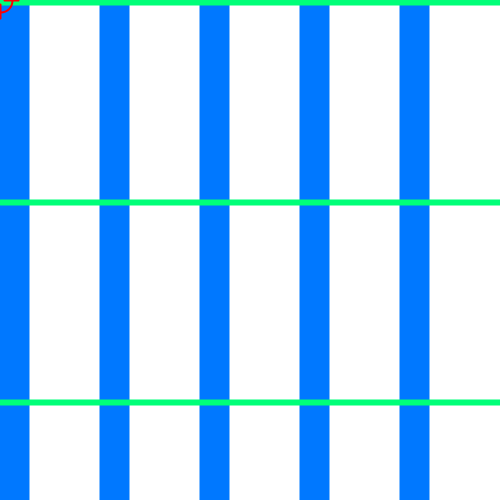
Frame 1 (no input)
Frame 60 (the mouse pressed at the canvas centre just before this capture): identical to frame 1, image omitted
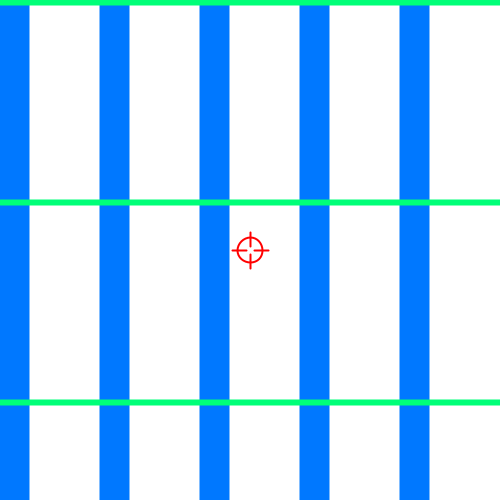
Frame 120 (the mouse held since frame 60 and released just before this capture)

The Processing sketch that drew these frames (run headless with seeded random() and noise(); from frame 60 on, the mouse is pressed at the canvas centre):

// Processing sketch: processing_79155
// ── processing_79155.pde

//Global variables
//movement variables
int x = 0; //variable for the x direction
int y = 0; //variable for the y direction
int speedX = 5; //variable for the horezontal speed
int speedY = 1; //varable for the virtical speed
int gravity = 1; //variable for gravity

//interaction variables
boolean click = false; //variable for click
boolean pressed = false; //variable for key pressed
int xMouse; //variable to record the x click position
int yMouse; //variable to record the y click position

//setup
void setup() {
  size (500, 500); // sets the page size
  smooth(); //gives averything smooth edges 
}

//drawing
void draw() {
  background (255); //refreshes screen
  for (int i = 14; i < height; i = i+100) {
    strokeWeight (30);
    stroke(0, 120, 255);
    line (i, 0, i, height);
  }
  for (int i =2; i < width; i = i +200) {
    strokeWeight(6);
    stroke(0, 255, 120);
    line (0, i, width, i);
  } 
  
  speedY = speedY+gravity; //applies gravity
  x =x +speedX; //moves the robot horezontally
  y =y +speedY; //moves the robot virtically
  
  if (xMouse > 80 //ensured that the robot cannot be spawned/drawn outside the screen
  && xMouse  < width-80 
  && yMouse < height-30 
  && yMouse > 165 
  && pressed) { 
  
    spawnRobot(); //draws the robot
    
  //side boundaries
    if (x < 80 || x > width-80) { 
      speedX *= -1; //reverses polarity/direction
    }
    if (y < 165 || y > height-130) { //top and bottom boundaries
      speedY *= -1; //reverses direction
    } 
    if (y > height-130) { //constrain y to floor
      y = height-130;
    }
  } else {
    //reset movement variables
      x = 0; 
      y = 0; 
      speedX = 5; 
      speedY = 1; 
      gravity = 1; 
  } 
  
  if (pressed && click) { //lasers cannot be fired unless the robot has been spawned 
    drawLazer();
}
  drawCrosshairs(); //draws the crosshairs
}
  

void mousePressed() { //switches the state of "click" when the mouse is clicked
  click = !click;
  
}
  
void keyPressed() { 
  //switches thw state of 'pressed' when a key is pressed
  pressed = !pressed;
  click = false;
  //sets start position
  y = mouseY;
  x = mouseX;
  //records the mouse position on click
  xMouse = mouseX;
  yMouse = mouseY;
  
}

void drawCrosshairs() { //function to draw the crosshairs
  strokeWeight(2);
  stroke(255, 0, 0);
  noFill();
  ellipse (mouseX, mouseY, 25, 25);
  line (mouseX, mouseY-4, mouseX, mouseY- 18);
  line (mouseX, mouseY+4, mouseX, mouseY+ 18);
  line (mouseX-4, mouseY, mouseX- 18, mouseY);
  line (mouseX+4, mouseY, mouseX+ 18, mouseY);
}

void drawLazer() { //function to draw the lasers
  //left laser
  strokeWeight (6);
  stroke (255, 0, 0, 150);
  line (x-30, y-105, pmouseX-2, pmouseY);
  strokeWeight(2);
  stroke (255);
  line (x-30, y-105, pmouseX-2, pmouseY);
   //right laser
  stroke (255, 0, 0, 150);
  strokeWeight(6);
  line (x+30, y-105, pmouseX+2, pmouseY);
  stroke (255);
  strokeWeight(2);
  line (x+30, y-105, pmouseX+2, pmouseY);
}

void spawnRobot() { //function to draw the robot
 
//head
  fill (150); // sets the fill colour to medium grey
  stroke (0); // sets the outline to black
  strokeWeight (2); // sets the line width to 2px
  rectMode (CENTER); // sets the rect mode to center
  rect (x, y-95, 100, 75); // draws the main rectangle of the head
  rect (x-53, y-95, 6, 20); //draws the left side "ear"
  rect (x+53, y-95, 6, 20); //draws the right side "ear"
//face
  fill (0); //sets the mouth fill colour to black
  rect (x, y-75, 50, 10); // draws the mouth
  fill (255, 0, 0); // sets the eye fill colour to red
  ellipse (x-30, y-105, 20, 20); // draws the left eye
  ellipse (x+30, y-105, 20, 20); // draws the right eye
//antennae
  strokeWeight (4); // sets the line width to 4px
  line (x-10, y-134, x-30, y-165); //draws the left antennae 
  line (x+10, y-134, x+30, y-165); //draws the right antennae
//neck
  fill (100); //sets the fill colour to dark grey
  strokeWeight (2); //sets the line width to 2px
  rect (x, y-53, 50, 10); //draws the neck

//body
  fill (150); //sets the fill colour to medium grey
  rect (x, y, 80, 100); // draws the main body
  fill (170); // sets the fill colour to light grey
  rect (x, y-10, 60, 60); //draws the chest panel
  fill (255, 0, 0); // sets the fill colour to red
  ellipse (x-20, y+35, 10, 10); //draws the left red light
  ellipse (x, y+35, 10, 10); //draws ht e middle red light
  ellipse (x+20, y+35, 10, 10); //draws the right red light

//legs
  fill (100); //sets the fill colour to dark grey
  rect (x-20, y+75, 20, 50); //draws the left leg
  rect (x+20, y+75, 20, 50); //draws the right leg
  fill (150); //sets the fill colour to medium grey
  rect (x-20, y+105, 30, 10); //draws the left ankle
  rect (x+20, y+105, 30, 10); //draws the right ankle
  rect (x+22, y+120, 40, 20); //draws the left foot
  rect (x-22, y+120, 40, 20); //draws the right foot

//arms
  fill (100); //sets the fill colour to dark grey
  rect (x-55, y+5, 20, 100); //draws the left arm
  rect (x+55, y+5, 20, 100); //draws the rigth arm
  fill (170); //sets the fill colour to light grey
  triangle (x-40, y-45, x-40, y-25, x-80, y-45); //draws the left shoulder
  triangle (x+40, y-45, x+40, y-25, x+80, y-45); //draws the right shoulder
}


  
